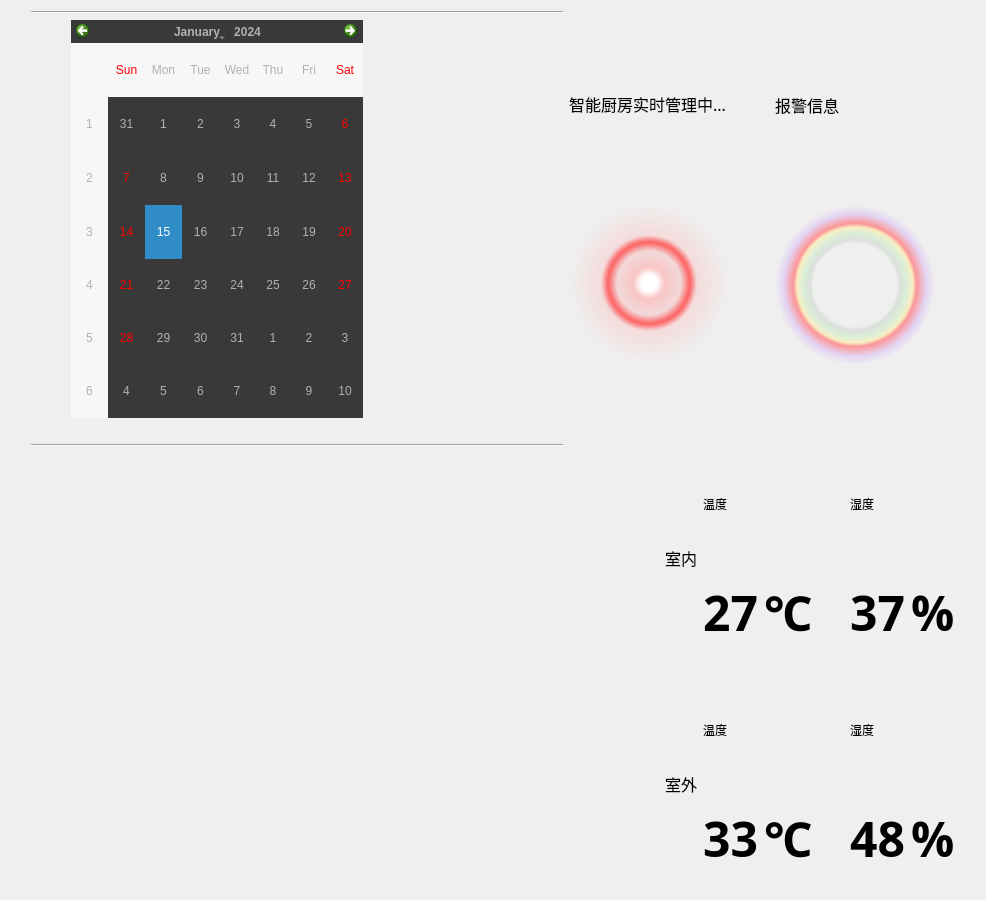
<?xml version="1.0" encoding="UTF-8"?>
<ui version="4.0">
 <class>status_dialog</class>
 <widget class="QDialog" name="status_dialog">
  <property name="geometry">
   <rect>
    <x>0</x>
    <y>0</y>
    <width>986</width>
    <height>900</height>
   </rect>
  </property>
  <property name="windowTitle">
   <string>Dialog</string>
  </property>
  <layout class="QVBoxLayout" name="verticalLayout_7">
   <item>
    <layout class="QHBoxLayout" name="horizontalLayout_10">
     <item>
      <layout class="QHBoxLayout" name="horizontalLayout_7"/>
     </item>
     <item>
      <spacer name="verticalSpacer_4">
       <property name="orientation">
        <enum>Qt::Vertical</enum>
       </property>
       <property name="sizeType">
        <enum>QSizePolicy::MinimumExpanding</enum>
       </property>
       <property name="sizeHint" stdset="0">
        <size>
         <width>20</width>
         <height>300</height>
        </size>
       </property>
      </spacer>
     </item>
     <item>
      <layout class="QVBoxLayout" name="verticalLayout_6">
       <item>
        <widget class="Line" name="line_2">
         <property name="orientation">
          <enum>Qt::Horizontal</enum>
         </property>
        </widget>
       </item>
       <item>
        <layout class="QHBoxLayout" name="horizontalLayout_4">
         <item>
          <spacer name="horizontalSpacer_5">
           <property name="orientation">
            <enum>Qt::Horizontal</enum>
           </property>
           <property name="sizeType">
            <enum>QSizePolicy::Fixed</enum>
           </property>
           <property name="sizeHint" stdset="0">
            <size>
             <width>40</width>
             <height>20</height>
            </size>
           </property>
          </spacer>
         </item>
         <item>
          <widget class="QCalendarWidget" name="calendarWidget">
           <property name="styleSheet">
            <string notr="true">    color: #b1b1b1;
	background-color: #393939;</string>
           </property>
           <property name="firstDayOfWeek">
            <enum>Qt::Sunday</enum>
           </property>
           <property name="selectionMode">
            <enum>QCalendarWidget::SingleSelection</enum>
           </property>
           <property name="horizontalHeaderFormat">
            <enum>QCalendarWidget::ShortDayNames</enum>
           </property>
           <property name="verticalHeaderFormat">
            <enum>QCalendarWidget::ISOWeekNumbers</enum>
           </property>
          </widget>
         </item>
         <item>
          <spacer name="horizontalSpacer_6">
           <property name="orientation">
            <enum>Qt::Horizontal</enum>
           </property>
           <property name="sizeType">
            <enum>QSizePolicy::Fixed</enum>
           </property>
           <property name="sizeHint" stdset="0">
            <size>
             <width>200</width>
             <height>20</height>
            </size>
           </property>
          </spacer>
         </item>
        </layout>
       </item>
       <item>
        <spacer name="verticalSpacer_5">
         <property name="orientation">
          <enum>Qt::Vertical</enum>
         </property>
         <property name="sizeType">
          <enum>QSizePolicy::Fixed</enum>
         </property>
         <property name="sizeHint" stdset="0">
          <size>
           <width>20</width>
           <height>20</height>
          </size>
         </property>
        </spacer>
       </item>
       <item>
        <widget class="Line" name="line">
         <property name="orientation">
          <enum>Qt::Horizontal</enum>
         </property>
        </widget>
       </item>
      </layout>
     </item>
     <item>
      <layout class="QVBoxLayout" name="verticalLayout_9">
       <item>
        <widget class="QLabel" name="label_6">
         <property name="maximumSize">
          <size>
           <width>16777215</width>
           <height>20</height>
          </size>
         </property>
         <property name="font">
          <font>
           <family>微软雅黑</family>
           <pointsize>12</pointsize>
          </font>
         </property>
         <property name="text">
          <string>智能厨房实时管理中...</string>
         </property>
        </widget>
       </item>
       <item>
        <widget class="QLabel" name="label_5">
         <property name="minimumSize">
          <size>
           <width>160</width>
           <height>160</height>
          </size>
         </property>
         <property name="maximumSize">
          <size>
           <width>16777215</width>
           <height>160</height>
          </size>
         </property>
         <property name="styleSheet">
          <string notr="true">background-color: qradialgradient(spread:pad, cx:0.5, cy:0.5, radius:0.5, fx:0.5, fy:0.5, stop:0 rgba(255, 255, 255, 255), stop:0.1 rgba(255, 255, 255, 255), stop:0.2 rgba(255, 176, 176, 167), stop:0.3 rgba(255, 151, 151, 92), stop:0.4 rgba(255, 125, 125, 51), stop:0.5 rgba(255, 76, 76, 205), stop:0.52 rgba(255, 76, 76, 205), stop:0.6 rgba(255, 180, 180, 84), stop:1 rgba(255, 255, 255, 0));</string>
         </property>
         <property name="text">
          <string/>
         </property>
        </widget>
       </item>
      </layout>
     </item>
     <item>
      <spacer name="horizontalSpacer_8">
       <property name="orientation">
        <enum>Qt::Horizontal</enum>
       </property>
       <property name="sizeType">
        <enum>QSizePolicy::Fixed</enum>
       </property>
       <property name="sizeHint" stdset="0">
        <size>
         <width>40</width>
         <height>20</height>
        </size>
       </property>
      </spacer>
     </item>
     <item>
      <layout class="QVBoxLayout" name="verticalLayout_8">
       <item>
        <widget class="QLabel" name="label_7">
         <property name="sizePolicy">
          <sizepolicy hsizetype="Fixed" vsizetype="Fixed">
           <horstretch>0</horstretch>
           <verstretch>0</verstretch>
          </sizepolicy>
         </property>
         <property name="font">
          <font>
           <family>微软雅黑</family>
           <pointsize>12</pointsize>
          </font>
         </property>
         <property name="text">
          <string>报警信息</string>
         </property>
         <property name="alignment">
          <set>Qt::AlignCenter</set>
         </property>
        </widget>
       </item>
       <item>
        <widget class="QLabel" name="label_3">
         <property name="minimumSize">
          <size>
           <width>160</width>
           <height>0</height>
          </size>
         </property>
         <property name="maximumSize">
          <size>
           <width>160</width>
           <height>160</height>
          </size>
         </property>
         <property name="styleSheet">
          <string notr="true">background-color: qradialgradient(spread:pad, cx:0.5, cy:0.5, radius:0.5, fx:0.5, fy:0.5, stop:0 rgba(0, 0, 0, 0), stop:0.52 rgba(0, 0, 0, 0), stop:0.565 rgba(82, 121, 76, 33), stop:0.65 rgba(159, 235, 148, 64), stop:0.721925 rgba(255, 238, 150, 129), stop:0.77 rgba(255, 128, 128, 204), stop:0.89 rgba(191, 128, 255, 64), stop:1 rgba(0, 0, 0, 0));</string>
         </property>
         <property name="text">
          <string/>
         </property>
        </widget>
       </item>
      </layout>
     </item>
     <item>
      <spacer name="horizontalSpacer_7">
       <property name="orientation">
        <enum>Qt::Horizontal</enum>
       </property>
       <property name="sizeType">
        <enum>QSizePolicy::Fixed</enum>
       </property>
       <property name="sizeHint" stdset="0">
        <size>
         <width>40</width>
         <height>20</height>
        </size>
       </property>
      </spacer>
     </item>
    </layout>
   </item>
   <item>
    <layout class="QHBoxLayout" name="horizontalLayout_11">
     <property name="sizeConstraint">
      <enum>QLayout::SetFixedSize</enum>
     </property>
     <item>
      <widget class="QwtPlot" name="qwtPlot">
       <property name="sizePolicy">
        <sizepolicy hsizetype="Preferred" vsizetype="Expanding">
         <horstretch>0</horstretch>
         <verstretch>0</verstretch>
        </sizepolicy>
       </property>
       <property name="minimumSize">
        <size>
         <width>500</width>
         <height>0</height>
        </size>
       </property>
       <layout class="QVBoxLayout" name="verticalLayout_10">
        <item>
         <spacer name="horizontalSpacer_9">
          <property name="orientation">
           <enum>Qt::Horizontal</enum>
          </property>
          <property name="sizeType">
           <enum>QSizePolicy::MinimumExpanding</enum>
          </property>
          <property name="sizeHint" stdset="0">
           <size>
            <width>600</width>
            <height>20</height>
           </size>
          </property>
         </spacer>
        </item>
       </layout>
      </widget>
     </item>
     <item>
      <layout class="QHBoxLayout" name="horizontalLayout_3">
       <property name="sizeConstraint">
        <enum>QLayout::SetDefaultConstraint</enum>
       </property>
       <item>
        <spacer name="verticalSpacer_2">
         <property name="orientation">
          <enum>Qt::Vertical</enum>
         </property>
         <property name="sizeType">
          <enum>QSizePolicy::MinimumExpanding</enum>
         </property>
         <property name="sizeHint" stdset="0">
          <size>
           <width>20</width>
           <height>30</height>
          </size>
         </property>
        </spacer>
       </item>
       <item>
        <layout class="QVBoxLayout" name="verticalLayout_5">
         <item>
          <layout class="QHBoxLayout" name="horizontalLayout">
           <item>
            <spacer name="horizontalSpacer_4">
             <property name="orientation">
              <enum>Qt::Horizontal</enum>
             </property>
             <property name="sizeHint" stdset="0">
              <size>
               <width>40</width>
               <height>20</height>
              </size>
             </property>
            </spacer>
           </item>
           <item>
            <widget class="QLabel" name="label">
             <property name="font">
              <font>
               <pointsize>12</pointsize>
              </font>
             </property>
             <property name="styleSheet">
              <string notr="true"/>
             </property>
             <property name="text">
              <string>室内</string>
             </property>
            </widget>
           </item>
           <item>
            <layout class="QVBoxLayout" name="verticalLayout">
             <item>
              <widget class="QLabel" name="label_14">
               <property name="text">
                <string>温度</string>
               </property>
              </widget>
             </item>
             <item>
              <layout class="QHBoxLayout" name="horizontalLayout_5">
               <item>
                <widget class="QLabel" name="label_temp">
                 <property name="font">
                  <font>
                   <family>宋体</family>
                   <pointsize>36</pointsize>
                   <weight>75</weight>
                   <bold>true</bold>
                  </font>
                 </property>
                 <property name="text">
                  <string>27</string>
                 </property>
                 <property name="alignment">
                  <set>Qt::AlignRight|Qt::AlignTrailing|Qt::AlignVCenter</set>
                 </property>
                </widget>
               </item>
               <item>
                <widget class="QLabel" name="label_4">
                 <property name="font">
                  <font>
                   <family>宋体</family>
                   <pointsize>36</pointsize>
                   <weight>75</weight>
                   <bold>true</bold>
                  </font>
                 </property>
                 <property name="text">
                  <string>℃</string>
                 </property>
                </widget>
               </item>
              </layout>
             </item>
            </layout>
           </item>
           <item>
            <spacer name="horizontalSpacer_3">
             <property name="orientation">
              <enum>Qt::Horizontal</enum>
             </property>
             <property name="sizeHint" stdset="0">
              <size>
               <width>40</width>
               <height>20</height>
              </size>
             </property>
            </spacer>
           </item>
           <item>
            <layout class="QVBoxLayout" name="verticalLayout_3">
             <item>
              <widget class="QLabel" name="label_16">
               <property name="text">
                <string>湿度</string>
               </property>
              </widget>
             </item>
             <item>
              <layout class="QHBoxLayout" name="horizontalLayout_8">
               <item>
                <widget class="QLabel" name="label_temp_2">
                 <property name="font">
                  <font>
                   <family>宋体</family>
                   <pointsize>36</pointsize>
                   <weight>75</weight>
                   <bold>true</bold>
                  </font>
                 </property>
                 <property name="text">
                  <string>37</string>
                 </property>
                 <property name="alignment">
                  <set>Qt::AlignRight|Qt::AlignTrailing|Qt::AlignVCenter</set>
                 </property>
                </widget>
               </item>
               <item>
                <widget class="QLabel" name="label_10">
                 <property name="font">
                  <font>
                   <family>宋体</family>
                   <pointsize>36</pointsize>
                   <weight>75</weight>
                   <bold>true</bold>
                  </font>
                 </property>
                 <property name="text">
                  <string>%</string>
                 </property>
                </widget>
               </item>
              </layout>
             </item>
            </layout>
           </item>
          </layout>
         </item>
         <item>
          <spacer name="verticalSpacer">
           <property name="orientation">
            <enum>Qt::Vertical</enum>
           </property>
           <property name="sizeType">
            <enum>QSizePolicy::Fixed</enum>
           </property>
           <property name="sizeHint" stdset="0">
            <size>
             <width>20</width>
             <height>10</height>
            </size>
           </property>
          </spacer>
         </item>
         <item>
          <layout class="QHBoxLayout" name="horizontalLayout_2">
           <item>
            <spacer name="horizontalSpacer">
             <property name="orientation">
              <enum>Qt::Horizontal</enum>
             </property>
             <property name="sizeHint" stdset="0">
              <size>
               <width>40</width>
               <height>20</height>
              </size>
             </property>
            </spacer>
           </item>
           <item>
            <widget class="QLabel" name="label_2">
             <property name="font">
              <font>
               <pointsize>12</pointsize>
              </font>
             </property>
             <property name="text">
              <string>室外</string>
             </property>
            </widget>
           </item>
           <item>
            <layout class="QVBoxLayout" name="verticalLayout_2">
             <item>
              <widget class="QLabel" name="label_15">
               <property name="text">
                <string>温度</string>
               </property>
              </widget>
             </item>
             <item>
              <layout class="QHBoxLayout" name="horizontalLayout_6">
               <item>
                <widget class="QLabel" name="label_temp_3">
                 <property name="font">
                  <font>
                   <family>宋体</family>
                   <pointsize>36</pointsize>
                   <weight>75</weight>
                   <bold>true</bold>
                  </font>
                 </property>
                 <property name="text">
                  <string>33</string>
                 </property>
                 <property name="alignment">
                  <set>Qt::AlignRight|Qt::AlignTrailing|Qt::AlignVCenter</set>
                 </property>
                </widget>
               </item>
               <item>
                <widget class="QLabel" name="label_12">
                 <property name="font">
                  <font>
                   <family>宋体</family>
                   <pointsize>36</pointsize>
                   <weight>75</weight>
                   <bold>true</bold>
                  </font>
                 </property>
                 <property name="text">
                  <string>℃</string>
                 </property>
                </widget>
               </item>
              </layout>
             </item>
            </layout>
           </item>
           <item>
            <spacer name="horizontalSpacer_2">
             <property name="orientation">
              <enum>Qt::Horizontal</enum>
             </property>
             <property name="sizeHint" stdset="0">
              <size>
               <width>40</width>
               <height>20</height>
              </size>
             </property>
            </spacer>
           </item>
           <item>
            <layout class="QVBoxLayout" name="verticalLayout_4">
             <item>
              <widget class="QLabel" name="label_17">
               <property name="text">
                <string>湿度</string>
               </property>
              </widget>
             </item>
             <item>
              <layout class="QHBoxLayout" name="horizontalLayout_9">
               <item>
                <widget class="QLabel" name="label_temp_4">
                 <property name="font">
                  <font>
                   <family>宋体</family>
                   <pointsize>36</pointsize>
                   <weight>75</weight>
                   <bold>true</bold>
                  </font>
                 </property>
                 <property name="text">
                  <string>48</string>
                 </property>
                 <property name="alignment">
                  <set>Qt::AlignRight|Qt::AlignTrailing|Qt::AlignVCenter</set>
                 </property>
                </widget>
               </item>
               <item>
                <widget class="QLabel" name="label_13">
                 <property name="font">
                  <font>
                   <family>宋体</family>
                   <pointsize>36</pointsize>
                   <weight>75</weight>
                   <bold>true</bold>
                  </font>
                 </property>
                 <property name="text">
                  <string>%</string>
                 </property>
                </widget>
               </item>
              </layout>
             </item>
            </layout>
           </item>
          </layout>
         </item>
        </layout>
       </item>
       <item>
        <spacer name="verticalSpacer_3">
         <property name="orientation">
          <enum>Qt::Vertical</enum>
         </property>
         <property name="sizeType">
          <enum>QSizePolicy::Fixed</enum>
         </property>
         <property name="sizeHint" stdset="0">
          <size>
           <width>20</width>
           <height>40</height>
          </size>
         </property>
        </spacer>
       </item>
      </layout>
     </item>
    </layout>
   </item>
  </layout>
 </widget>
 <customwidgets>
  <customwidget>
   <class>QwtPlot</class>
   <extends>QFrame</extends>
   <header>qwt_plot.h</header>
   <container>1</container>
  </customwidget>
 </customwidgets>
 <resources/>
 <connections/>
</ui>
